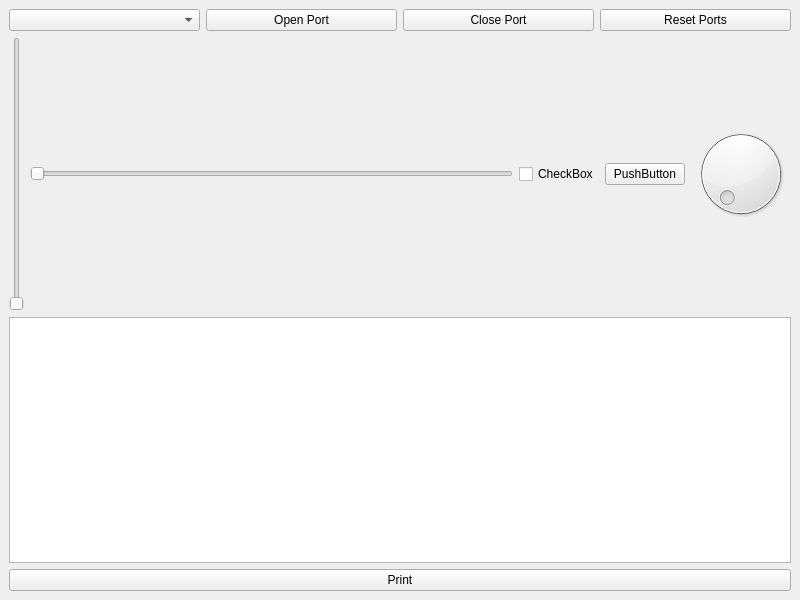
<?xml version="1.0" encoding="UTF-8"?>
<ui version="4.0">
 <class>MainWindow</class>
 <widget class="QMainWindow" name="MainWindow">
  <property name="geometry">
   <rect>
    <x>0</x>
    <y>0</y>
    <width>800</width>
    <height>600</height>
   </rect>
  </property>
  <property name="windowTitle">
   <string>MainWindow</string>
  </property>
  <widget class="QWidget" name="centralwidget">
   <layout class="QVBoxLayout" name="verticalLayout_2">
    <item>
     <layout class="QHBoxLayout" name="horizontalLayout">
      <item>
       <widget class="QComboBox" name="comboBox"/>
      </item>
      <item>
       <widget class="QPushButton" name="OpenButton">
        <property name="text">
         <string>Open Port</string>
        </property>
       </widget>
      </item>
      <item>
       <widget class="QPushButton" name="CloseButton">
        <property name="text">
         <string>Close Port</string>
        </property>
       </widget>
      </item>
      <item>
       <widget class="QPushButton" name="ResetButton">
        <property name="text">
         <string>Reset Ports</string>
        </property>
       </widget>
      </item>
     </layout>
    </item>
    <item>
     <layout class="QHBoxLayout" name="horizontalLayout_2">
      <item>
       <widget class="QSlider" name="verticalSlider">
        <property name="orientation">
         <enum>Qt::Vertical</enum>
        </property>
       </widget>
      </item>
      <item>
       <widget class="QSlider" name="horizontalSlider">
        <property name="orientation">
         <enum>Qt::Horizontal</enum>
        </property>
       </widget>
      </item>
      <item>
       <widget class="QCheckBox" name="checkBox">
        <property name="text">
         <string>CheckBox</string>
        </property>
       </widget>
      </item>
      <item>
       <widget class="QPushButton" name="pushButton">
        <property name="text">
         <string>PushButton</string>
        </property>
       </widget>
      </item>
      <item>
       <widget class="QDial" name="dial"/>
      </item>
     </layout>
    </item>
    <item>
     <layout class="QVBoxLayout" name="verticalLayout">
      <item>
       <widget class="QTextEdit" name="textEdit"/>
      </item>
      <item>
       <widget class="QPushButton" name="PrintButton">
        <property name="text">
         <string>Print</string>
        </property>
       </widget>
      </item>
     </layout>
    </item>
   </layout>
  </widget>
 </widget>
 <resources/>
 <connections/>
</ui>
